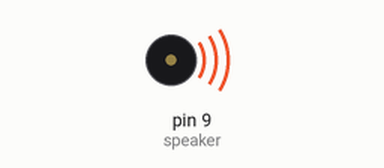
Recording of a sketch running on a simulated Arduino Uno, built with avr-gcc and run on an emulated ATmega328P. Parts: buzzer (waves = sounding).

Above: at 0.1 s.
Timing chart, 0 to 1.6 s (numbered marks = the images above):
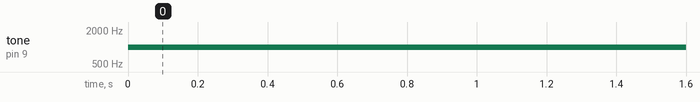

Measured:
- by itself, tone on pin 9 (speaker): silent → 1000 Hz at 0.00 s

The sketch:

speaker.ino
```cpp
int speaker = 9;

int frequencia;

void setup() {
  pinMode(speaker, OUTPUT);

}

void loop() {
  frequencia=1000;

  tone(9, frequencia);

}
```
